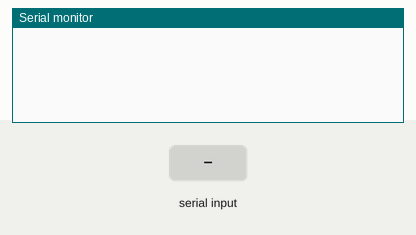
Recording of a sketch running on a simulated Arduino Uno, built with avr-gcc and run on an emulated ATmega328P. On the bench: the last lines printed to the serial monitor. The test bench sets the inputs (shaded band).

Above: at 1.2 s.
1.3 s: "1" received over the second serial link
At 1.9 s:
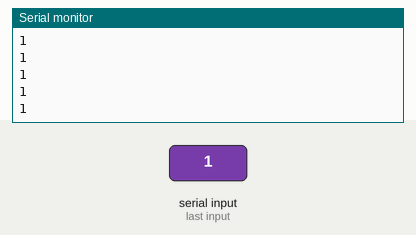
3.2 s: "0" received over the second serial link
At 4.3 s:
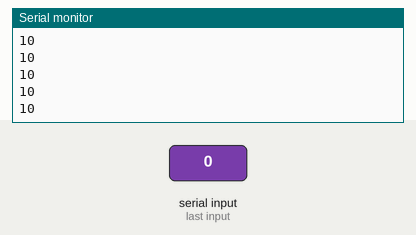
4.7 s: "2" received over the second serial link
At 5.2 s:
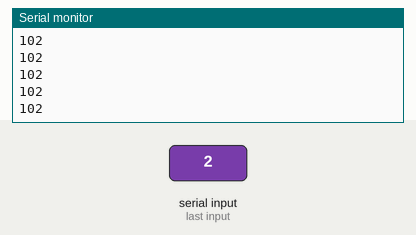
Timing chart, 0 to 7.7 s (numbered marks = the images above; inputs shaded):
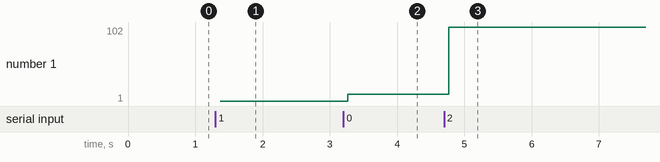

Measured:
- after the input at 1.3 s, the serial monitor: prints a new line after 0.07 s (image 1)
- after the input at 3.2 s, the serial monitor: prints a new line after 0.07 s (image 2)
- after the input at 4.7 s, the serial monitor: prints a new line after 0.07 s (image 3)
- plotted number 1: 1 → 10 after the input at 3.2 s, 10 → 102 after the input at 4.7 s

The sketch:

NukeBTcomm.ino
```cpp
#include<SoftwareSerial.h>
SoftwareSerial BT(0,1);//(rx,tx)
String BTin;

void setup()
{
BT.begin(9600);
Serial.begin(9600);
}

void loop()
{
 if(BT.available())
  {
   delay(10);
   char C=BT.read();
   BTin+=C;
  }
  Serial.println(BTin);
}
```
